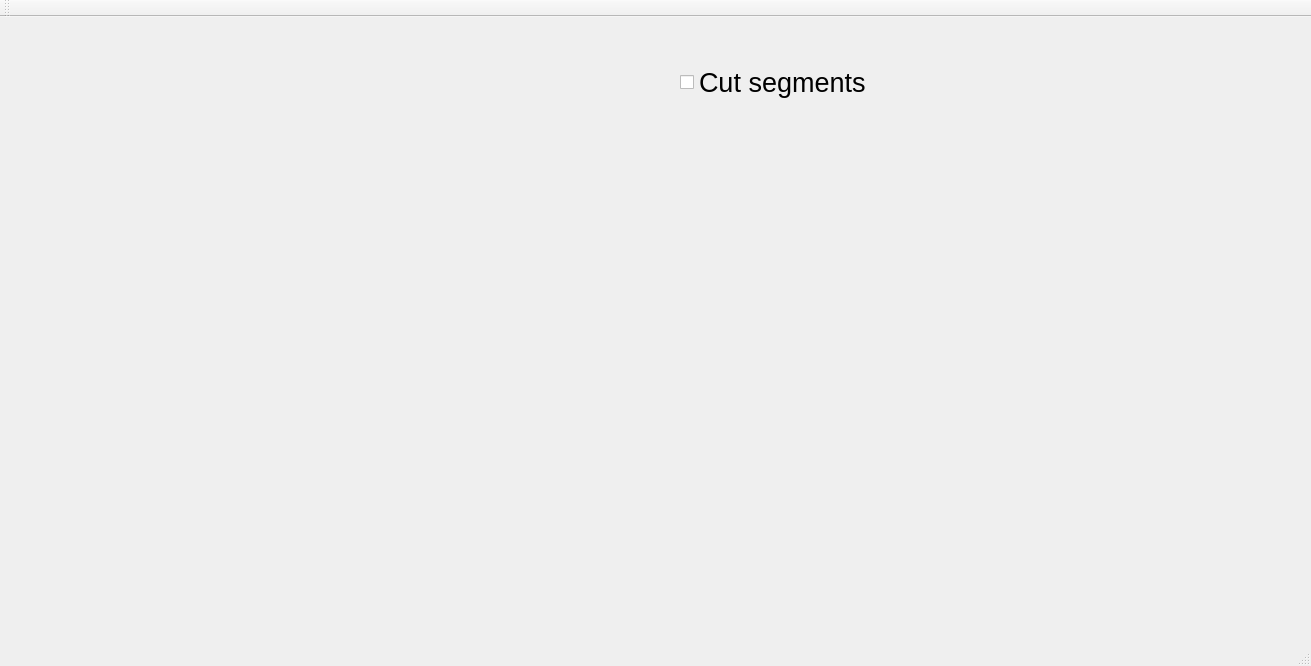
<?xml version="1.0" encoding="UTF-8"?>
<ui version="4.0">
 <class>MainWindow</class>
 <widget class="QMainWindow" name="MainWindow">
  <property name="geometry">
   <rect>
    <x>0</x>
    <y>0</y>
    <width>1311</width>
    <height>666</height>
   </rect>
  </property>
  <property name="windowTitle">
   <string>MainWindow</string>
  </property>
  <widget class="QWidget" name="centralWidget">
   <widget class="DrawWindow" name="drawWindow" native="true">
    <property name="geometry">
     <rect>
      <x>50</x>
      <y>30</y>
      <width>591</width>
      <height>531</height>
     </rect>
    </property>
   </widget>
   <widget class="Controller" name="bezieController" native="true">
    <property name="geometry">
     <rect>
      <x>700</x>
      <y>210</y>
      <width>561</width>
      <height>331</height>
     </rect>
    </property>
   </widget>
   <widget class="QCheckBox" name="showCutted">
    <property name="geometry">
     <rect>
      <x>680</x>
      <y>40</y>
      <width>301</width>
      <height>51</height>
     </rect>
    </property>
    <property name="font">
     <font>
      <pointsize>20</pointsize>
     </font>
    </property>
    <property name="text">
     <string>Cut segments</string>
    </property>
    <property name="iconSize">
     <size>
      <width>32</width>
      <height>32</height>
     </size>
    </property>
   </widget>
  </widget>
  <widget class="QMenuBar" name="menuBar">
   <property name="geometry">
    <rect>
     <x>0</x>
     <y>0</y>
     <width>1311</width>
     <height>21</height>
    </rect>
   </property>
  </widget>
  <widget class="QToolBar" name="mainToolBar">
   <attribute name="toolBarArea">
    <enum>TopToolBarArea</enum>
   </attribute>
   <attribute name="toolBarBreak">
    <bool>false</bool>
   </attribute>
  </widget>
  <widget class="QStatusBar" name="statusBar"/>
 </widget>
 <layoutdefault spacing="6" margin="11"/>
 <customwidgets>
  <customwidget>
   <class>DrawWindow</class>
   <extends>QWidget</extends>
   <header>DrawWindow.h</header>
   <container>1</container>
  </customwidget>
  <customwidget>
   <class>Controller</class>
   <extends>QWidget</extends>
   <header>Controller.h</header>
   <container>1</container>
  </customwidget>
 </customwidgets>
 <resources/>
 <connections/>
</ui>
